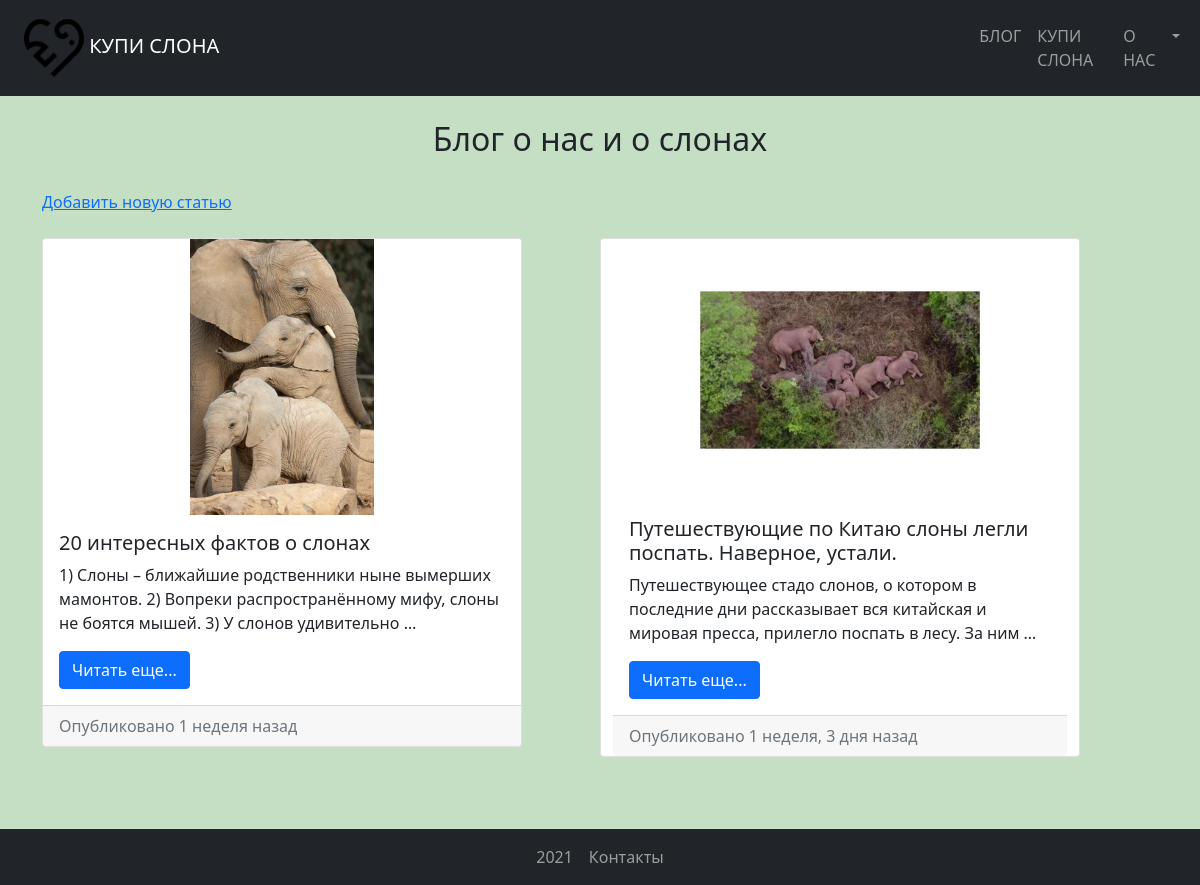
The app's page /, older data.
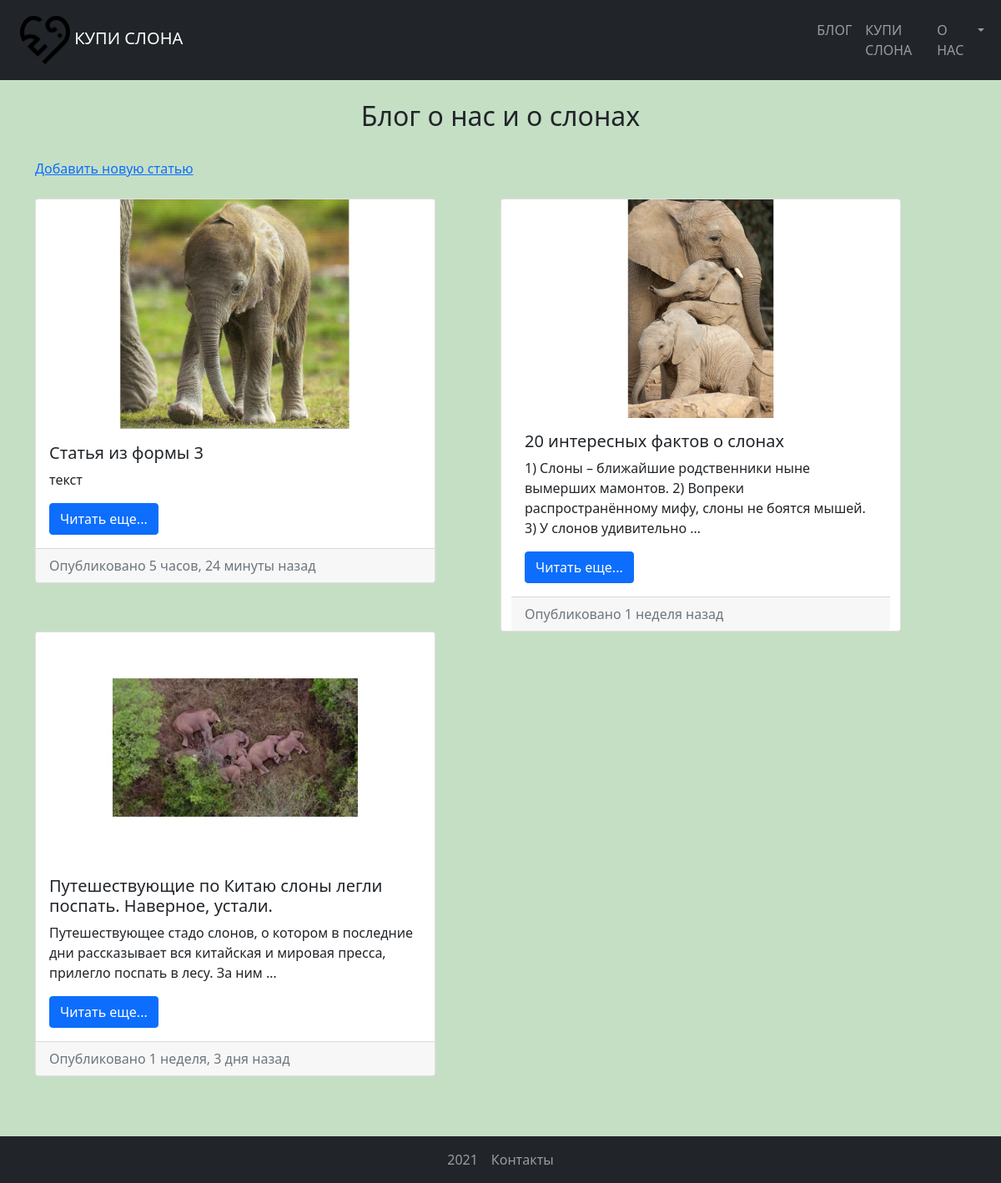
The same page, newer data.
### news/models.py (models this page shows, shortened)
class News(models.Model):
    title = models.CharField(max_length=100, verbose_name='Название')
    content = models.TextField(blank=True, verbose_name="Текст")
    created_at = models.DateTimeField(auto_now_add=True, verbose_name="Дата создания")
    updated_at = models.DateTimeField(auto_now=True, verbose_name="Дата последней редакции")
    photo = models.ManyToManyField(Images, verbose_name="Изображения", blank=True)
    is_published = models.BooleanField(default=True, verbose_name="Статус")
    author = models.CharField(max_length=30, verbose_name="Автор")
    class Meta:
        verbose_name = 'Новость'
        verbose_name_plural = 'Новости'
        ordering = ['-updated_at']
    def get_absolute_url(self):
        return reverse('article', kwargs={'pk': self.pk})

### images/models.py (models this page shows, shortened)
class Images(models.Model):
    title = models.CharField(max_length=30, verbose_name='Имя')
    image = ProcessedImageField(processors=[ResizeToFit(
                                                            width=1300,
                                                            height=750,
                                                            mat_color='white',
                                                            upscale=False,
                                                        )],
                                verbose_name="Расположение")
    class Meta:
        verbose_name = 'Изображение'
        verbose_name_plural = "Изображения"
        ordering = ['title', 'id']

### news/views.py (the view)
# urls.py: path('', HomeNews.as_view(), name='blog'),
class HomeNews(ListView):
    model = News
    template_name = 'news/blog.html'
    context_object_name = 'news'
    def get_context_data(self, *, object_list=None, **kwargs):
        context = super(HomeNews, self).get_context_data(**kwargs)
        return context
    def get_queryset(self):
        return News.objects.filter(is_published=True)[:8]

### news/templates/news/blog.html (shortened to what this page needs)
{% extends 'base.html' %}
{% block heading %}Блог о нас и о слонах{% endblock %}
{% block content %}
    <a href="{% url 'add_article' %}">Добавить новую статью</a> <br> <br>
    <div class="row">
        {% for item in news %}
            {% cycle True False as row silent %}
            {% if row %}
                <div class="col-lg-6">
            {% endif %}
        <div class="card" style="width: 30rem;">
            {% if item.photo.all %}
                <img src="/images/{{ item.photo.all.0.image }}" class="card-img-top" alt="...">
            {% else %}
                <img src="/images/brand/default_picture.png" class="card-img-top" alt="...">
            {% endif %}
            <div class="card-body">
                <h5 class="card-title">{{ item.title }}</h5>
                <p class="card-text">{{ item.content|truncatewords:20 }}</p>
                <a href="{{ item.get_absolute_url }}" class="btn btn-primary">Читать еще...</a>
            </div>
            <div class="card-footer text-muted"> Опубликовано {{ item.created_at|timesince }} назад
            </div>
        </div>
        {% if row %}
            </div>
        {% endif %}
        {% endfor %}
    </div>
{% endblock %}

### templates/base.html (shortened to what this page needs)
{% load static %}
<!doctype html>
<html lang="en">
<head>
    <link href="{% static 'bootstrap/css/bootstrap.min.css'%}" rel="stylesheet">
    <link href="{% static 'css/style.css'%}" rel="stylesheet">
</head>
<body>
{% include 'inc/_navbar_header.html' %}
<div class="container-fluid">
    <br>
    <h2 align="center">{% block heading %}{% endblock %}</h2>
    <br>
    <div class="container-md">
        {% block content %}{% endblock %}
    </div>
</div>
<br><br><br>
{% include 'inc/_navbar_footer.html' %}
</body>
</html>

### templates/inc/_navbar_header.html (shortened to what this page needs)
<nav class="navbar sticky-top navbar-expand-lg navbar-dark bg-dark">
    <div class="container-fluid">
        <div class="container-fluid">
            <a class="navbar-brand" href="{% url 'blog' %}">
                <img src="/images/brand/logo-121x117.png" alt="" width="60"
                     class="d-inline-block">
                КУПИ СЛОНА
            </a>
        </div>
        <div class="navbar navbar-expand-lg" id="navbarNavAltMarkup">
            <div class="navbar-nav">
                <a class="nav-link {% if active_link == "blog" %} active {% endif %}" aria-current="page" href="{% url 'blog' %}">БЛОГ</a>
                <a class="nav-link {% if active_link == "shop" %} active {% endif %}" href="#">КУПИ СЛОНА</a>
                <a class="nav-link {% if active_link == "about" %} active {% endif %}" href="#">О НАС</a>
                <li class="nav-item dropdown">
                    <a class="nav-link dropdown-toggle" href="#" id="navbarDropdownMenuLink" role="button"
                       data-bs-toggle="dropdown" aria-expanded="false"></a>
                </li>
            </div>
        </div>
    </div>
</nav>

### templates/inc/_navbar_footer.html
<nav class="navbar navbar-dark navbar-expand-md bg-faded justify-content-center bg-dark">
    <div class="navbar-collapse collapse w-100" id="collapsingNavbar3">
        <ul class="navbar-nav w-100 justify-content-center">
            <li class="nav-item">
                <a class="nav-link" href="#">2021</a>
            </li>
            <li class="nav-item">
                <a class="nav-link" href="#">Контакты</a>
            </li>
        </ul>
    </div>
</nav>

### kupi_slona/static/css/style.css (style rules this page uses)
body { background: #c5dfc5; }

Row changes from the older to the newer data that the page shows:
added News: photo.all.0.image (picture), title "Статья из формы 3", content "текст", created_at "5 часов, 24 минуты"
